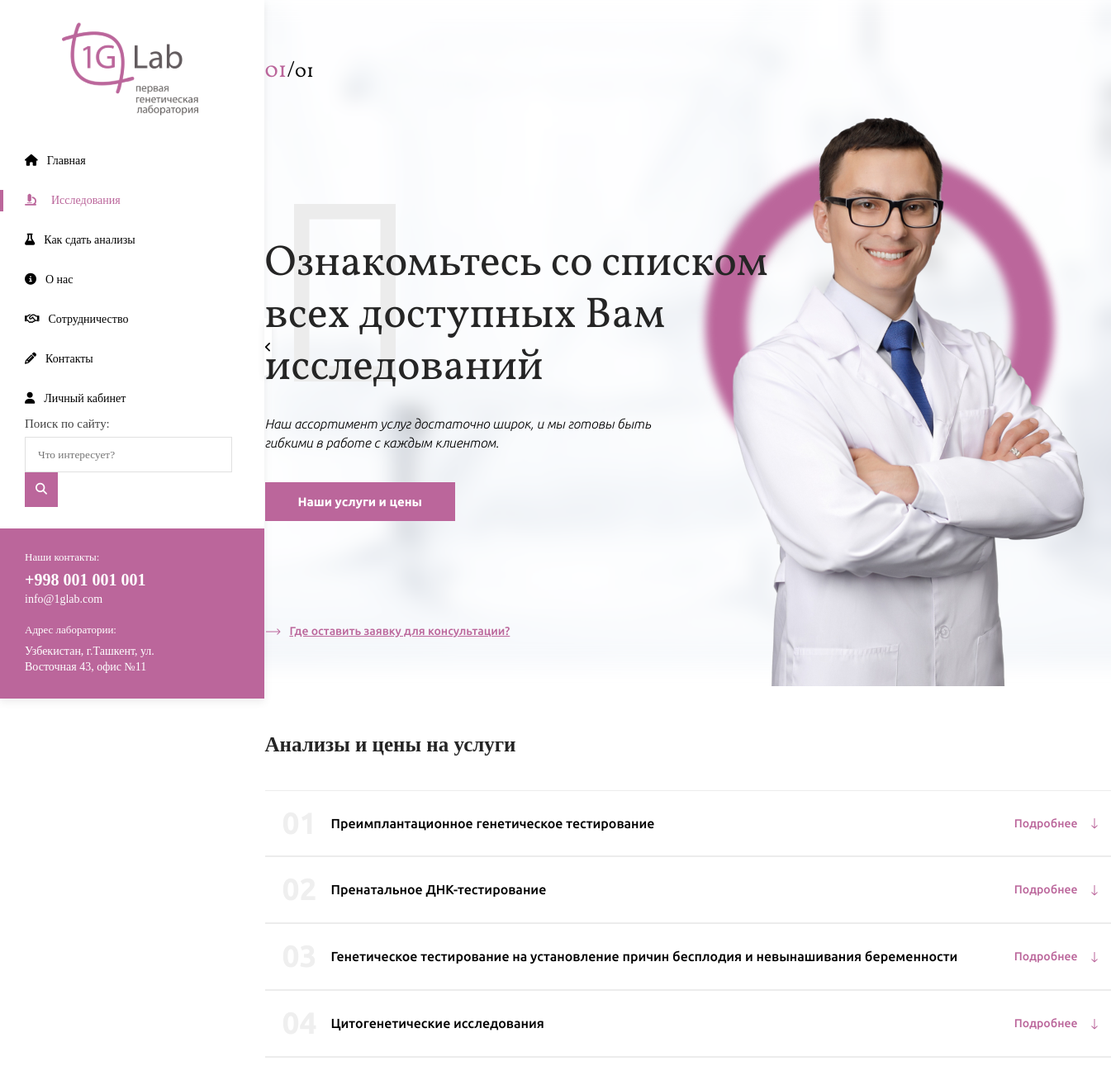
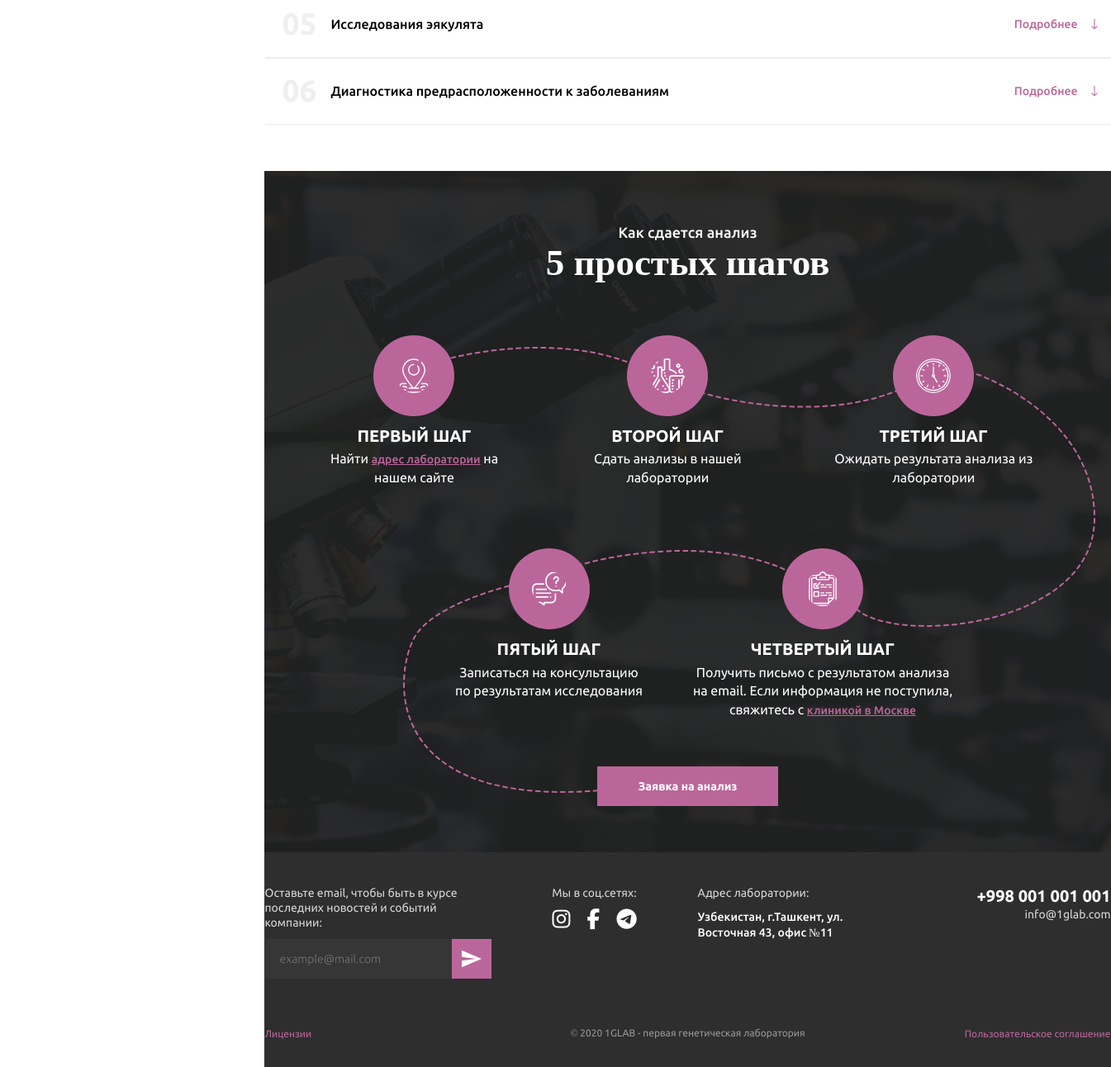
The page /researches/ on the database its author committed (2 pictures, top to bottom).
### genlab/apps/main_app/models.py (models this page shows, shortened)
class HeaderSlid(models.Model):
    class Meta:
        db_table = ''
        managed = True
        verbose_name = 'Слайд хедера'
        verbose_name_plural = 'Слайды хедера'
    HOME = 'home'
    RESEARCHES = 'researches'
    QUESTIONS = 'questions'
    COOPERATION = 'cooperation'
    NEWS = 'news'
    CHOICE_GROUP = {
        (HOME, 'Главная страница'),
        (RESEARCHES, 'Исследования'),
        (QUESTIONS, 'Как сдать анализы'),
        (COOPERATION, 'Сотрудничество'),
        ( NEWS, 'news'),
    }
    slide_header = models.CharField(("Заголовок слайда"), max_length=500)
    slide_text = models.TextField(("Текст слайда"))
    page = models.CharField(("Страница на которой отображать данный слайд"), choices=CHOICE_GROUP, default=HOME,  max_length=50)
    image = models.ImageField(("Фото отобржаемое на слайдере"), upload_to='img', null=True, blank=True)
    button_text = models.CharField(("Текст кнопки(если есть)"), max_length=50, null=True, blank=True)
    button_link = models.CharField(("Ссылка кнопки"), max_length=50 , null=True, blank=True)
    link_text = models.CharField(("Текст ссылки(если есть)"), max_length=50, null=True, blank=True)
    link_url = models.CharField(("URL ссылки"), max_length=50 , null=True, blank=True)

class Research(models.Model):
    class Meta:
        db_table = ''
        managed = True
        verbose_name = 'Исследование'
        verbose_name_plural = 'Исследования'
    name = models.CharField(("Название исследования"), max_length=150)
    types = models.ManyToManyField(ResearchType, verbose_name=("Входящие в него виды исследвания"))

### genlab/apps/main_app/views.py (the view)
# urls.py: path('researches/', views.ResearchesView.as_view(), name='researches' ),
class ResearchesView(View):
    def get(self, request):
        slides = HeaderSlid.objects.filter(page='researches')
        researches = Research.objects.all()
        context={
            'slides':slides,
            'researches': researches,
        }
        return render(request, 'researches.html', context)

### templates/researches.html (shortened to what this page needs)
{% extends "base.html" %}
{% load static %}
{% block content %}
    <div class="researches">
        <div class="container">
            <h2 class="researches__header">Анализы и цены на услуги</h2>
            <ol class="researches__list list">
               {% for a in researches %}
               <li class="researches__list__item list__item">
                <h3 class="researches__list__item__header list__header">
                    {{a.name}}
                    <span class="researches__list__item__navigate list__navigate">Подробнее</span>
                </h3>
            </li>
               {% endfor %}
            </ol>
        </div>
    </div>
    {% include "include/steps.html" %}
{% endblock %}

### templates/include/header-slider.html (shortened to what this page needs)
{% load static %}
{% url 'home' as home_url %}
{% url 'cooperation' as cooperation_url%}
{% url 'questions' as questions_url%}
{% url 'researches' as researches_url%}
{% block header-slider %}
    <header class="header">
        <div class="container">
            <div class="header__slider" id="slider-1">
               {% for slide in slides %}
                <div class="header__slider__item" style="background: url({{slide.image.url}}){% if request.path == home_url %}
                        , url({% static 'img/header-rectangle-big.svg' %});
                        {% elif request.path == cooperation_url %}
                        , url({% static 'img/triangle.svg' %});
                        {% elif request.path == questions_url %}
                        , url({% static 'img/question-mark.svg' %});
                        {% elif request.path == researches_url %}
                        , url({% static 'img/ellipse.svg' %});
                        {% endif %}
                        ">
                        <div class="header__slider__item__content">
                            <div class="header__slider__item__content__navigate">
                                <p class="header__slider__item__content__navigate__slides num header__navigate" id="slider-nav-1">
                                    <span class="num__this">01</span>/<span class="num__all"></span>
                                </p>
                            </div>
                            <h1 class="header__slider__item__content__header">{{slide.slide_header}}</h1>
                            <p class="header__slider__item__content__text">{{slide.slide_text}}</p>
                            {% if slide.button_text %}
                                <a href="{{slide.button_link}}" class="header__slider__item__content__button">{{slide.button_text}}</a>
                            {% endif %}
                            {% if slide.link_text %}
                                <a href="{{slide.link_url}}" class="header__slider__item__content__link">{{slide.link_text}}</a>
                            {% endif %}
                        </div>
                    </div>
               {% endfor %}
            </div>
        </div>
    </header>
{% endblock header-slider %}

### genlab/apps/main_app/static/style/css/style.css (style rules this page uses)
.header { background: url("../../img/header-rectangle-small.svg"), url("../../img/header-bg-1.svg"); background-repeat: no-repeat; background-size: 12%, cover; background-position: 4% 40%, center center; }
.header__slider__item { -webkit-box-flex: 1; -ms-flex: 1 1 auto; flex: 1 1 auto; padding: 65px 0 57px 0; background-repeat: no-repeat, no-repeat, no-repeat no-repeat !important; background-position: 100% 100%, 90% 45%, 0 40%, 50% 50% !important; }
.header__slider__item__content__navigate { display: -webkit-box; display: -ms-flexbox; display: flex; -webkit-box-pack: justify; -ms-flex-pack: justify; justify-content: space-between; -webkit-box-align: center; -ms-flex-align: center; align-items: center; }
.header__slider__item__content__header { margin-top: 180px; font-family: 'Vollkorn'; font-weight: 400; font-style: normal; color: #252525; font-size: 52px; line-height: 121%; max-width: 65%; }
.header__slider__item__content__text { font-family: 'Ubuntu'; font-weight: 300; font-style: italic; font-size: 16px; max-width: 50%; line-height: 23.68px; margin: 29px 0 35px 0; }
.header__slider__item__content__button { display: inline-block; color: #ffffff; background: #BB669B; font-size: 15px; font-family: 'Ubuntu'; font-weight: 700; font-style: normal; padding: 16px 40px; }
.header__slider__item__content__link { position: relative; display: block; margin-top: 124px; font-family: 'Ubuntu'; font-weight: 500; font-style: normal; color: #BB669B; font-size: 14px; line-height: 19px; -webkit-text-decoration-line: underline; text-decoration-line: underline; max-width: 30%; padding: 0 0 0 30px; }
.header__slider__item__content__link::before { content: ""; position: absolute; top: 0; left: 0; width: 20px; height: 100%; background: url("../../img/next-arrow.svg") center no-repeat; }
.num { font-family: 'Vollkorn'; font-weight: 400; font-style: normal; font-size: 27px; line-height: 38px; }
.num__this { color: #BB669B; font-size: 27px; }
.num__all { font-size: 23px; }
.researches { padding: 56px 0; }
.researches__header { font-family: 'Vollkorn'; font-weight: 700; font-style: normal; font-size: 25px; line-height: 29.45px; color: #252525; max-width: 50%; margin-bottom: 40px; }
.researches__header { font-family: 'Vollkorn'; font-weight: 700; font-style: normal; font-size: 25px; line-height: 29.45px; color: #252525; }
.container { width: 1024px; margin: 0 auto; }
.list { counter-reset: li; list-style: none; }
.list__item { padding: 30px 0px 30px 0px; border-top: 1px solid #ECECEC; border-bottom: 1px solid #ECECEC; }
.list__header { padding-left: 80px; position: relative; font-family: 'Ubuntu'; font-weight: 500; font-style: normal; font-size: 16px; line-height: 18.85px; display: -webkit-box; display: -ms-flexbox; display: flex; -webkit-box-pack: justify; -ms-flex-pack: justify; justify-content: space-between; }
.list__header::before { content: "0" counter(li); counter-increment: li; position: absolute; color: #EFEFEF; font-size: 37px; font-family: 'Ubuntu'; font-weight: 700; font-style: normal; top: 0; left: 0; -webkit-transform: translateX(50%); transform: translateX(50%); }
.list__navigate { position: relative; font-size: 14px; font-family: 'Ubuntu'; font-weight: 500; font-style: normal; color: #BB669B; margin: 0 0 0 55px; padding: 0 40px 0 0; }
.list__navigate::after { display: block; position: absolute; right: 0; top: 0; content: ""; width: 10px; height: 20px; background: url("../../img/arrow-down.svg") center no-repeat; -webkit-transform: translateX(-150%); transform: translateX(-150%); }

### rows shown on the page
HeaderSlid: image (picture), slide_header "Ознакомьтесь со списком всех доступных Вам исследований", slide_text "Наш ассортимент услуг достаточно широк, и мы готовы быть гибкими в работе с каждым клиентом.", button_text "Наши услуги и цены", link_text "Где оставить заявку для консультации?"
Research: name "Преимплантационное генетическое тестирование"
Research: name "Пренатальное ДНК-тестирование"
Research: name "Генетическое тестирование на установление причин бесплодия и невынашивания беременности"
Research: name "Цитогенетические исследования"
Research: name "Исследования эякулята"
Research: name "Диагностика предрасположенности к заболеваниям"
